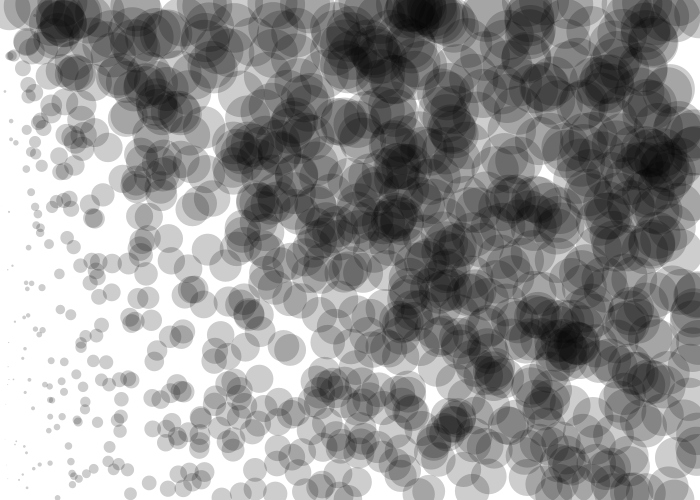
Frame 1 (no input)
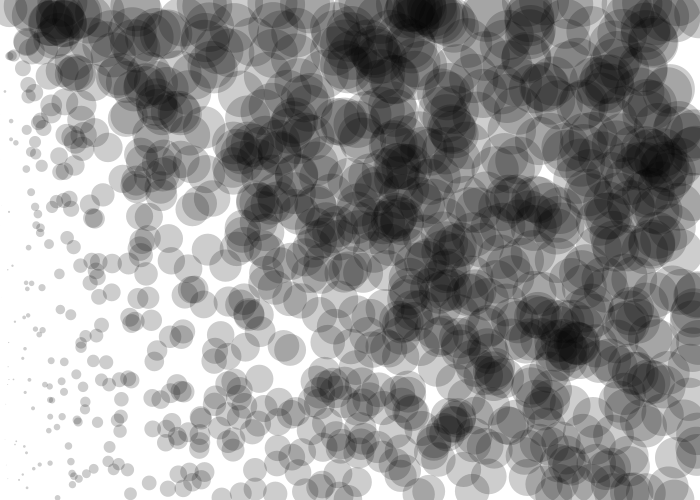
Frame 60 (the mouse pressed at the canvas centre just before this capture)
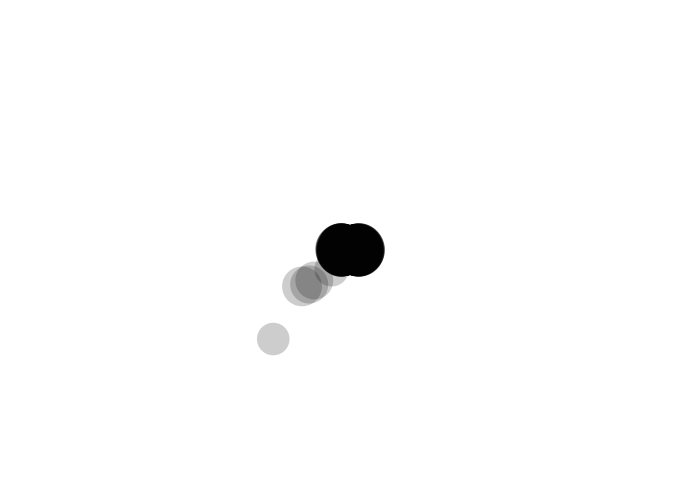
Frame 120 (the mouse held since frame 60 and released just before this capture)

The Processing sketch that drew these frames (run headless with seeded random() and noise(); from frame 60 on, the mouse is pressed at the canvas centre):

// Processing sketch: processing_64441
// ── processing_64441.pde

int lineLength=20;
float[] x = new float[6000];
float[] y = new float[6000];
float[] angle = new float[6000];
int i=0;

float[] xP = new float[6000];
float[] yP= new float[6000];

void setup() {
 
  size(700,500);
  smooth();
  noStroke();
  fill(0,0,0,50);

  for (int i=0; i<1000; i++) {
    x[i] = random(0, 700);
    y[i] = random (0, 500);
    angle[i] = random(2*PI);
    ellipse(x[i], y[i], 50, 50);
     
    xP[i]=0;
    yP[i]=0;
 }
}
 
void draw() {
  background(255);
  for (int i=0; i<1000; i++) {
    if (dist(mouseX, mouseY, x[i], y[i])<1000&&dist(mouseY, mouseX, x[i], y[i])>random(0,60)) {
      angle[i]= atan2(y[i]-mouseY, x[i]-mouseX);
      if (mousePressed) {
        xP[i] += sin(angle[i]+PI)*10;
        yP[i]+= cos(angle[i]+PI)*10;
        x[i]+=cos(angle[i]+PI)*10;
        y[i]+=sin(angle[i]+PI)*10;
      } else {
        x[i] -= xP[i]/100;
        xP[i] -= yP[i]/100;
        y[i] -= yP[i]/100;
        yP[i] -= xP[i]/100;
      }
    }
    //ellipse(x[i], y[i], 50,50);
  
    ellipse(x[i], y[i], cos(angle[i])*50, cos(angle[i])*50);
  // ellipse(x[i], y[i], sin(angle[i])*50, sin(angle[i])*50);
  // ellipse(x[i], y[i], sin(angle[i])*50, cos(angle[i])*50);
  // ellipse(x[i], y[i], cos(angle[i])*50, sin(angle[i])*50);


  

  }
}
